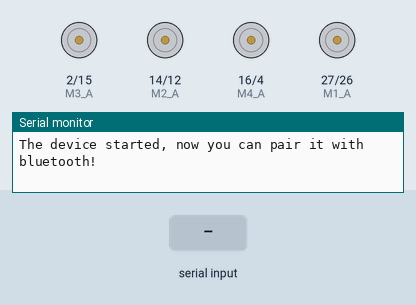
Simulated run of this sketch. Board: ESP32. On the bench: motor-driver pin pairs drawn as motors (green arrow = first pin HIGH = forward, orange = second pin HIGH = backward, longer = more drive), the last lines printed to the serial monitor. The inputs (shaded band) are chosen by the test bench. Nothing arrives over Bluetooth unless stated.

Above: at 1.2 s.
1.3 s: "f" received over the second serial link
At 1.8 s:
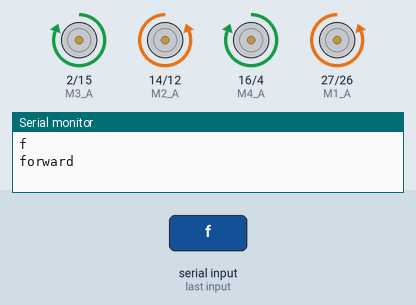
2.8 s: "b" received over the second serial link
At 4.0 s:
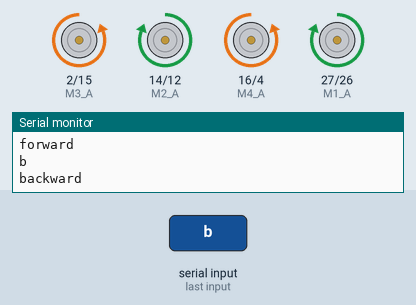
4.3 s: "l" received over the second serial link
At 5.2 s:
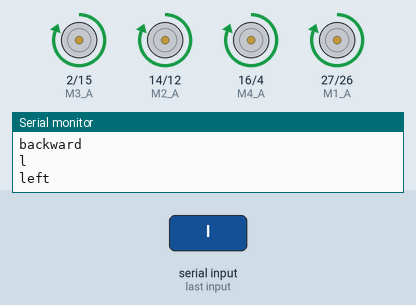
5.8 s: "r" received over the second serial link
At 6.4 s:
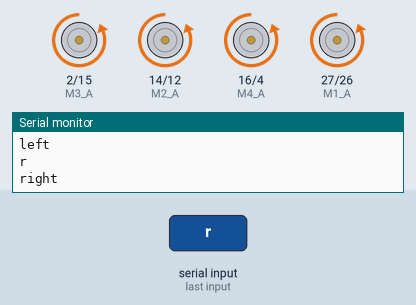
Timing chart, 0 to 8.3 s (numbered marks = the images above; inputs shaded):
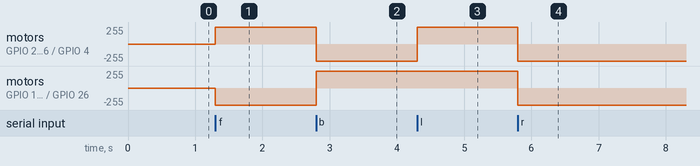

Measured:
- after the input at 1.3 s, motor on GPIO 2 (M3_A) / GPIO 15 (M3_B), motor on GPIO 16 (M4_A) / GPIO 4 (M4_B): stopped → forward 255/255 at once; motor on GPIO 14 (M2_A) / GPIO 12 (M2_B), motor on GPIO 27 (M1_A) / GPIO 26 (M1_B): stopped → backward 255/255 at once
- after the input at 2.8 s, motor on GPIO 2 (M3_A) / GPIO 15 (M3_B), motor on GPIO 16 (M4_A) / GPIO 4 (M4_B): forward 255/255 → backward 255/255 at once; motor on GPIO 14 (M2_A) / GPIO 12 (M2_B), motor on GPIO 27 (M1_A) / GPIO 26 (M1_B): backward 255/255 → forward 255/255 at once
- after the input at 4.3 s, motor on GPIO 2 (M3_A) / GPIO 15 (M3_B), motor on GPIO 16 (M4_A) / GPIO 4 (M4_B): backward 255/255 → forward 255/255 at once
- after the input at 5.8 s, motor on GPIO 2 (M3_A) / GPIO 15 (M3_B), motor on GPIO 14 (M2_A) / GPIO 12 (M2_B), motor on GPIO 16 (M4_A) / GPIO 4 (M4_B), motor on GPIO 27 (M1_A) / GPIO 26 (M1_B): forward 255/255 → backward 255/255 at once

The sketch:

105_bluetooth_robot_control.ino
```cpp
#include <ArduinoWebsockets.h>
#include "BluetoothSerial.h"

BluetoothSerial SerialBT;

#define M1_B    26
#define M1_A    27
#define M2_B    12
#define M2_A    14
#define M3_B    15
#define M3_A    2
#define M4_B    4
#define M4_A    16

void go_forward(){
  Serial.println("forward");
  digitalWrite(M1_A, LOW);
  digitalWrite(M1_B, HIGH);
  digitalWrite(M2_A, LOW);
  digitalWrite(M2_B, HIGH);

  digitalWrite(M3_A, HIGH);
  digitalWrite(M3_B, LOW);
  digitalWrite(M4_A, HIGH);
  digitalWrite(M4_B, LOW);

}

void go_backward(){
  Serial.println("backward");
  digitalWrite(M1_A, HIGH);
  digitalWrite(M1_B, LOW);
  digitalWrite(M2_A, HIGH);
  digitalWrite(M2_B, LOW);

  digitalWrite(M3_A, LOW);
  digitalWrite(M3_B, HIGH);
  digitalWrite(M4_A, LOW);
  digitalWrite(M4_B, HIGH);
}

void turn_right(){
  Serial.println("right");
  digitalWrite(M1_A, LOW);
  digitalWrite(M1_B, HIGH);
  digitalWrite(M2_A, LOW);
  digitalWrite(M2_B, HIGH);

  digitalWrite(M3_A, LOW);
  digitalWrite(M3_B, HIGH);
  digitalWrite(M4_A, LOW);
  digitalWrite(M4_B, HIGH);
}

void turn_left(){
  Serial.println("left");
  digitalWrite(M1_A, HIGH);
  digitalWrite(M1_B, LOW);
  digitalWrite(M2_A, HIGH);
  digitalWrite(M2_B, LOW);

  digitalWrite(M3_A, HIGH);
  digitalWrite(M3_B, LOW);
  digitalWrite(M4_A, HIGH);
  digitalWrite(M4_B, LOW);
}

void stop(){
  Serial.println("stop");
  digitalWrite(M1_A, LOW);
  digitalWrite(M1_B, LOW);
  digitalWrite(M2_A, LOW);
  digitalWrite(M2_B, LOW);

  digitalWrite(M3_A, LOW);
  digitalWrite(M3_B, LOW);
  digitalWrite(M4_A, LOW);
  digitalWrite(M4_B, LOW);
  delay(200);
}


void setup() {
  Serial.begin(115200);
  SerialBT.begin("JD 4wheel robot"); //Bluetooth device name
  Serial.println("The device started, now you can pair it with bluetooth!");
  pinMode(M1_A, OUTPUT);
  pinMode(M1_B, OUTPUT);
  pinMode(M2_A, OUTPUT);
  pinMode(M2_B, OUTPUT);
  pinMode(M3_A, OUTPUT);
  pinMode(M3_B, OUTPUT);
  pinMode(M4_A, OUTPUT);
  pinMode(M4_B, OUTPUT);
}

void loop() {
  if (SerialBT.available()) {
    char c = SerialBT.read();
    Serial.println(c);
    if(c == 'f'){
      SerialBT.println("forward");
      go_forward();
    }else if(c == 'b'){
      SerialBT.println("backward");
      go_backward();
    }else if(c == 'l'){
      SerialBT.println("turn left");
      turn_left();
    }else if(c == 'r'){
      SerialBT.println("turn right");
      turn_right();
    }else if(c == 'p'){
      stop();
    }
  }
}
```
